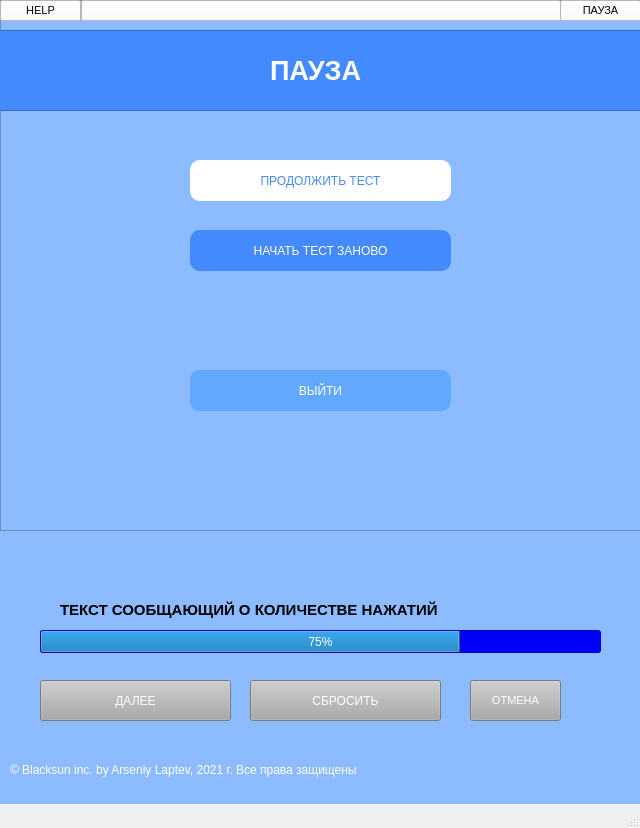
<?xml version="1.0" encoding="UTF-8"?>
<ui version="4.0">
 <class>MainWindow</class>
 <widget class="QMainWindow" name="MainWindow">
  <property name="enabled">
   <bool>true</bool>
  </property>
  <property name="geometry">
   <rect>
    <x>0</x>
    <y>0</y>
    <width>640</width>
    <height>828</height>
   </rect>
  </property>
  <property name="font">
   <font>
    <pointsize>12</pointsize>
   </font>
  </property>
  <property name="acceptDrops">
   <bool>false</bool>
  </property>
  <property name="windowTitle">
   <string>MainWindow</string>
  </property>
  <property name="animated">
   <bool>true</bool>
  </property>
  <widget class="QWidget" name="centralwidget">
   <widget class="QFrame" name="frame_test">
    <property name="enabled">
     <bool>true</bool>
    </property>
    <property name="geometry">
     <rect>
      <x>0</x>
      <y>0</y>
      <width>641</width>
      <height>811</height>
     </rect>
    </property>
    <property name="mouseTracking">
     <bool>false</bool>
    </property>
    <property name="visible">
     <bool>true</bool>
    </property>
    <property name="styleSheet">
     <string notr="true">background-color: rgb(140, 187, 255);</string>
    </property>
    <property name="frameShape">
     <enum>QFrame::NoFrame</enum>
    </property>
    <property name="frameShadow">
     <enum>QFrame::Raised</enum>
    </property>
    <property name="Geometry" stdset="0">
     <rect>
      <x>0</x>
      <y>0</y>
      <width>651</width>
      <height>621</height>
     </rect>
    </property>
    <widget class="QPushButton" name="ready">
     <property name="geometry">
      <rect>
       <x>40</x>
       <y>680</y>
       <width>191</width>
       <height>41</height>
      </rect>
     </property>
     <property name="styleSheet">
      <string notr="true">color: rgb(255, 255, 255);
background-color: rgb(171, 171, 171);</string>
     </property>
     <property name="text">
      <string>ДАЛЕЕ</string>
     </property>
    </widget>
    <widget class="QPushButton" name="drop">
     <property name="geometry">
      <rect>
       <x>250</x>
       <y>680</y>
       <width>191</width>
       <height>41</height>
      </rect>
     </property>
     <property name="styleSheet">
      <string notr="true">color: rgb(255, 255, 255);
background-color: rgb(171, 171, 171);
</string>
     </property>
     <property name="text">
      <string>СБРОСИТЬ</string>
     </property>
    </widget>
    <widget class="QProgressBar" name="progress">
     <property name="geometry">
      <rect>
       <x>40</x>
       <y>630</y>
       <width>561</width>
       <height>23</height>
      </rect>
     </property>
     <property name="styleSheet">
      <string notr="true">background: blue</string>
     </property>
     <property name="value">
      <number>75</number>
     </property>
    </widget>
    <widget class="QLabel" name="apple">
     <property name="geometry">
      <rect>
       <x>470</x>
       <y>550</y>
       <width>81</width>
       <height>101</height>
      </rect>
     </property>
     <property name="text">
      <string/>
     </property>
     <property name="pixmap">
      <pixmap>apple.png</pixmap>
     </property>
    </widget>
    <widget class="QLabel" name="test_info">
     <property name="geometry">
      <rect>
       <x>60</x>
       <y>600</y>
       <width>551</width>
       <height>20</height>
      </rect>
     </property>
     <property name="font">
      <font>
       <family>Microsoft YaHei UI</family>
       <pointsize>11</pointsize>
       <weight>75</weight>
       <bold>true</bold>
      </font>
     </property>
     <property name="text">
      <string>ТЕКСТ СООБЩАЮЩИЙ О КОЛИЧЕСТВЕ НАЖАТИЙ</string>
     </property>
    </widget>
    <widget class="QPushButton" name="backward">
     <property name="geometry">
      <rect>
       <x>470</x>
       <y>680</y>
       <width>91</width>
       <height>41</height>
      </rect>
     </property>
     <property name="font">
      <font>
       <pointsize>8</pointsize>
       <weight>50</weight>
       <bold>false</bold>
      </font>
     </property>
     <property name="styleSheet">
      <string notr="true">color: rgb(255, 255, 255);
background-color: rgb(171, 171, 171);
</string>
     </property>
     <property name="text">
      <string>ОТМЕНА</string>
     </property>
    </widget>
    <widget class="QScrollArea" name="scrollArea">
     <property name="geometry">
      <rect>
       <x>9</x>
       <y>29</y>
       <width>621</width>
       <height>511</height>
      </rect>
     </property>
     <property name="autoFillBackground">
      <bool>false</bool>
     </property>
     <property name="frameShape">
      <enum>QFrame::NoFrame</enum>
     </property>
     <property name="frameShadow">
      <enum>QFrame::Sunken</enum>
     </property>
     <property name="lineWidth">
      <number>0</number>
     </property>
     <property name="horizontalScrollBarPolicy">
      <enum>Qt::ScrollBarAsNeeded</enum>
     </property>
     <property name="widgetResizable">
      <bool>true</bool>
     </property>
     <widget class="QWidget" name="scrollAreaWidgetContents">
      <property name="geometry">
       <rect>
        <x>0</x>
        <y>0</y>
        <width>621</width>
        <height>511</height>
       </rect>
      </property>
     </widget>
    </widget>
    <widget class="QLabel" name="all_rights_reserved_3">
     <property name="geometry">
      <rect>
       <x>10</x>
       <y>760</y>
       <width>471</width>
       <height>20</height>
      </rect>
     </property>
     <property name="font">
      <font>
       <pointsize>9</pointsize>
      </font>
     </property>
     <property name="styleSheet">
      <string notr="true">color: rgb(255, 255, 255);</string>
     </property>
     <property name="text">
      <string>© Blacksun inc. by Arseniy Laptev, 2021 г. Все права защищены</string>
     </property>
    </widget>
    <zorder>ready</zorder>
    <zorder>drop</zorder>
    <zorder>test_info</zorder>
    <zorder>backward</zorder>
    <zorder>apple</zorder>
    <zorder>progress</zorder>
    <zorder>scrollArea</zorder>
    <zorder>all_rights_reserved_3</zorder>
   </widget>
   <widget class="QFrame" name="frame_result">
    <property name="geometry">
     <rect>
      <x>0</x>
      <y>0</y>
      <width>641</width>
      <height>811</height>
     </rect>
    </property>
    <property name="font">
     <font>
      <weight>50</weight>
      <bold>false</bold>
     </font>
    </property>
    <property name="visible">
     <bool>false</bool>
    </property>
    <property name="styleSheet">
     <string notr="true">background-color: rgb(140, 187, 255);</string>
    </property>
    <property name="frameShape">
     <enum>QFrame::StyledPanel</enum>
    </property>
    <property name="frameShadow">
     <enum>QFrame::Raised</enum>
    </property>
    <widget class="QTextBrowser" name="design_flag_3">
     <property name="geometry">
      <rect>
       <x>0</x>
       <y>0</y>
       <width>661</width>
       <height>81</height>
      </rect>
     </property>
     <property name="styleSheet">
      <string notr="true">background-color: rgb(68, 138, 255);</string>
     </property>
    </widget>
    <widget class="QLabel" name="congratulate_label">
     <property name="geometry">
      <rect>
       <x>60</x>
       <y>10</y>
       <width>521</width>
       <height>81</height>
      </rect>
     </property>
     <property name="font">
      <font>
       <family>Microsoft YaHei UI</family>
       <pointsize>20</pointsize>
       <weight>75</weight>
       <bold>true</bold>
      </font>
     </property>
     <property name="contextMenuPolicy">
      <enum>Qt::NoContextMenu</enum>
     </property>
     <property name="layoutDirection">
      <enum>Qt::LeftToRight</enum>
     </property>
     <property name="autoFillBackground">
      <bool>false</bool>
     </property>
     <property name="styleSheet">
      <string notr="true">background-color: rgba(0, 0, 0, 0);
color: rgb(255, 255, 255);</string>
     </property>
     <property name="text">
      <string>СПАСИБО ЗА ПРОХОЖДЕНИЕ ТЕСТА</string>
     </property>
     <property name="scaledContents">
      <bool>false</bool>
     </property>
     <property name="wordWrap">
      <bool>false</bool>
     </property>
    </widget>
    <widget class="QPushButton" name="test_results_btn">
     <property name="geometry">
      <rect>
       <x>190</x>
       <y>230</y>
       <width>261</width>
       <height>41</height>
      </rect>
     </property>
     <property name="styleSheet">
      <string notr="true">color: rgb(255, 255, 255);
background-color: rgb(68, 138, 255);
border-radius: 10px 10px;</string>
     </property>
     <property name="text">
      <string>РЕЗУЛЬТАТЫ ОПРОСА</string>
     </property>
    </widget>
    <widget class="QPushButton" name="users_btn">
     <property name="geometry">
      <rect>
       <x>190</x>
       <y>160</y>
       <width>261</width>
       <height>41</height>
      </rect>
     </property>
     <property name="styleSheet">
      <string notr="true">color: rgb(68, 138, 255);
background-color: rgb(255, 255, 255);
border-radius: 10px 10px;</string>
     </property>
     <property name="text">
      <string>ТОП ПОЛЬЗОВАТАЛЕЙ</string>
     </property>
     <property name="checkable">
      <bool>false</bool>
     </property>
     <property name="autoRepeat">
      <bool>false</bool>
     </property>
    </widget>
    <widget class="QPushButton" name="exit_btn_2">
     <property name="geometry">
      <rect>
       <x>190</x>
       <y>300</y>
       <width>261</width>
       <height>41</height>
      </rect>
     </property>
     <property name="styleSheet">
      <string notr="true">color: rgb(255, 255, 255);
background-color: rgb(98, 168, 255);
border-radius: 10px 10px;</string>
     </property>
     <property name="text">
      <string>ВЫЙТИ</string>
     </property>
    </widget>
    <widget class="QSpinBox" name="spinBox">
     <property name="geometry">
      <rect>
       <x>411</x>
       <y>240</y>
       <width>31</width>
       <height>21</height>
      </rect>
     </property>
     <property name="styleSheet">
      <string notr="true">color: rgb(255, 255, 255);
background-color: rgb(68, 138, 255);
border-radius: 10px 10px;</string>
     </property>
     <property name="keyboardTracking">
      <bool>false</bool>
     </property>
     <property name="prefix">
      <string extracomment="0"/>
     </property>
     <property name="minimum">
      <number>1</number>
     </property>
     <property name="maximum">
      <number>5</number>
     </property>
    </widget>
    <widget class="QTableView" name="tableView">
     <property name="geometry">
      <rect>
       <x>20</x>
       <y>360</y>
       <width>611</width>
       <height>411</height>
      </rect>
     </property>
     <property name="palette">
      <palette>
       <active>
        <colorrole role="Button">
         <brush brushstyle="SolidPattern">
          <color alpha="0">
           <red>255</red>
           <green>255</green>
           <blue>255</blue>
          </color>
         </brush>
        </colorrole>
        <colorrole role="Base">
         <brush brushstyle="NoBrush">
          <color alpha="255">
           <red>0</red>
           <green>0</green>
           <blue>0</blue>
          </color>
         </brush>
        </colorrole>
        <colorrole role="Window">
         <brush brushstyle="SolidPattern">
          <color alpha="0">
           <red>255</red>
           <green>255</green>
           <blue>255</blue>
          </color>
         </brush>
        </colorrole>
       </active>
       <inactive>
        <colorrole role="Button">
         <brush brushstyle="SolidPattern">
          <color alpha="0">
           <red>255</red>
           <green>255</green>
           <blue>255</blue>
          </color>
         </brush>
        </colorrole>
        <colorrole role="Base">
         <brush brushstyle="NoBrush">
          <color alpha="255">
           <red>0</red>
           <green>0</green>
           <blue>0</blue>
          </color>
         </brush>
        </colorrole>
        <colorrole role="Window">
         <brush brushstyle="SolidPattern">
          <color alpha="0">
           <red>255</red>
           <green>255</green>
           <blue>255</blue>
          </color>
         </brush>
        </colorrole>
       </inactive>
       <disabled>
        <colorrole role="Button">
         <brush brushstyle="SolidPattern">
          <color alpha="0">
           <red>255</red>
           <green>255</green>
           <blue>255</blue>
          </color>
         </brush>
        </colorrole>
        <colorrole role="Base">
         <brush brushstyle="NoBrush">
          <color alpha="255">
           <red>0</red>
           <green>0</green>
           <blue>0</blue>
          </color>
         </brush>
        </colorrole>
        <colorrole role="Window">
         <brush brushstyle="SolidPattern">
          <color alpha="0">
           <red>255</red>
           <green>255</green>
           <blue>255</blue>
          </color>
         </brush>
        </colorrole>
       </disabled>
      </palette>
     </property>
     <property name="layoutDirection">
      <enum>Qt::LeftToRight</enum>
     </property>
     <property name="autoFillBackground">
      <bool>false</bool>
     </property>
     <property name="styleSheet">
      <string notr="true">background-color: rgba(255, 255, 255, 0);
border-color: rgb(68, 138, 255);
border-radius: 20px 20px;</string>
     </property>
     <property name="frameShape">
      <enum>QFrame::NoFrame</enum>
     </property>
     <property name="sizeAdjustPolicy">
      <enum>QAbstractScrollArea::AdjustIgnored</enum>
     </property>
     <property name="editTriggers">
      <set>QAbstractItemView::AnyKeyPressed|QAbstractItemView::DoubleClicked|QAbstractItemView::EditKeyPressed</set>
     </property>
     <property name="gridStyle">
      <enum>Qt::DashLine</enum>
     </property>
    </widget>
    <widget class="QLabel" name="all_rights_reserved">
     <property name="geometry">
      <rect>
       <x>10</x>
       <y>790</y>
       <width>471</width>
       <height>20</height>
      </rect>
     </property>
     <property name="font">
      <font>
       <pointsize>9</pointsize>
      </font>
     </property>
     <property name="styleSheet">
      <string notr="true">color: rgb(255, 255, 255);</string>
     </property>
     <property name="text">
      <string>© Blacksun inc. by Arseniy Laptev, 2021 г. Все права защищены</string>
     </property>
    </widget>
   </widget>
   <widget class="QFrame" name="frame_reg">
    <property name="enabled">
     <bool>true</bool>
    </property>
    <property name="geometry">
     <rect>
      <x>0</x>
      <y>0</y>
      <width>641</width>
      <height>525</height>
     </rect>
    </property>
    <property name="visible">
     <bool>false</bool>
    </property>
    <property name="styleSheet">
     <string notr="true">background-color: rgb(140, 187, 255);</string>
    </property>
    <property name="frameShape">
     <enum>QFrame::StyledPanel</enum>
    </property>
    <property name="frameShadow">
     <enum>QFrame::Raised</enum>
    </property>
    <widget class="QLabel" name="hello_user">
     <property name="geometry">
      <rect>
       <x>20</x>
       <y>30</y>
       <width>601</width>
       <height>81</height>
      </rect>
     </property>
     <property name="font">
      <font>
       <family>Microsoft YaHei UI</family>
       <pointsize>18</pointsize>
       <weight>75</weight>
       <bold>true</bold>
      </font>
     </property>
     <property name="contextMenuPolicy">
      <enum>Qt::NoContextMenu</enum>
     </property>
     <property name="layoutDirection">
      <enum>Qt::LeftToRight</enum>
     </property>
     <property name="styleSheet">
      <string notr="true">background-color: rgba(0, 0, 0, 0);
color: rgb(255, 255, 255);</string>
     </property>
     <property name="text">
      <string>Добро пожаловать, уважаемый пользователь!</string>
     </property>
     <property name="scaledContents">
      <bool>false</bool>
     </property>
     <property name="wordWrap">
      <bool>false</bool>
     </property>
    </widget>
    <widget class="QPushButton" name="enter_btn">
     <property name="geometry">
      <rect>
       <x>190</x>
       <y>390</y>
       <width>251</width>
       <height>41</height>
      </rect>
     </property>
     <property name="styleSheet">
      <string notr="true">color: rgb(255, 255, 255);
background-color: rgb(68, 138, 255);
border-radius: 10px 10px;</string>
     </property>
     <property name="text">
      <string>ВОЙТИ</string>
     </property>
    </widget>
    <widget class="QLineEdit" name="name_input">
     <property name="geometry">
      <rect>
       <x>190</x>
       <y>150</y>
       <width>251</width>
       <height>31</height>
      </rect>
     </property>
     <property name="styleSheet">
      <string notr="true">background-color: rgb(255, 255, 255);
border-radius: 10px 10px;</string>
     </property>
     <property name="text">
      <string/>
     </property>
     <property name="cursorPosition">
      <number>0</number>
     </property>
    </widget>
    <widget class="QLineEdit" name="email_input">
     <property name="geometry">
      <rect>
       <x>190</x>
       <y>230</y>
       <width>251</width>
       <height>31</height>
      </rect>
     </property>
     <property name="styleSheet">
      <string notr="true">background-color: rgb(255, 255, 255);
border-radius: 10px 10px;</string>
     </property>
     <property name="text">
      <string/>
     </property>
     <property name="cursorPosition">
      <number>0</number>
     </property>
    </widget>
    <widget class="QLabel" name="name_label">
     <property name="geometry">
      <rect>
       <x>190</x>
       <y>120</y>
       <width>231</width>
       <height>31</height>
      </rect>
     </property>
     <property name="font">
      <font>
       <family>Microsoft YaHei UI</family>
       <pointsize>10</pointsize>
       <weight>75</weight>
       <bold>true</bold>
      </font>
     </property>
     <property name="contextMenuPolicy">
      <enum>Qt::NoContextMenu</enum>
     </property>
     <property name="layoutDirection">
      <enum>Qt::LeftToRight</enum>
     </property>
     <property name="autoFillBackground">
      <bool>false</bool>
     </property>
     <property name="styleSheet">
      <string notr="true">background-color: rgba(0, 0, 0, 0);</string>
     </property>
     <property name="text">
      <string>Введите имя и фамилию:</string>
     </property>
     <property name="scaledContents">
      <bool>false</bool>
     </property>
     <property name="wordWrap">
      <bool>false</bool>
     </property>
    </widget>
    <widget class="QLabel" name="email_label">
     <property name="geometry">
      <rect>
       <x>190</x>
       <y>200</y>
       <width>231</width>
       <height>31</height>
      </rect>
     </property>
     <property name="font">
      <font>
       <family>Microsoft YaHei UI</family>
       <pointsize>10</pointsize>
       <weight>75</weight>
       <bold>true</bold>
      </font>
     </property>
     <property name="contextMenuPolicy">
      <enum>Qt::NoContextMenu</enum>
     </property>
     <property name="layoutDirection">
      <enum>Qt::LeftToRight</enum>
     </property>
     <property name="autoFillBackground">
      <bool>false</bool>
     </property>
     <property name="styleSheet">
      <string notr="true">background-color: rgba(0, 0, 0, 0);</string>
     </property>
     <property name="text">
      <string>Введите почту:</string>
     </property>
     <property name="scaledContents">
      <bool>false</bool>
     </property>
     <property name="wordWrap">
      <bool>false</bool>
     </property>
    </widget>
    <widget class="QLabel" name="age_label">
     <property name="geometry">
      <rect>
       <x>190</x>
       <y>280</y>
       <width>231</width>
       <height>31</height>
      </rect>
     </property>
     <property name="font">
      <font>
       <family>Microsoft YaHei UI</family>
       <pointsize>10</pointsize>
       <weight>75</weight>
       <bold>true</bold>
      </font>
     </property>
     <property name="contextMenuPolicy">
      <enum>Qt::NoContextMenu</enum>
     </property>
     <property name="layoutDirection">
      <enum>Qt::LeftToRight</enum>
     </property>
     <property name="autoFillBackground">
      <bool>false</bool>
     </property>
     <property name="styleSheet">
      <string notr="true">background-color: rgba(0, 0, 0, 0);</string>
     </property>
     <property name="text">
      <string>Укажите возраст:</string>
     </property>
     <property name="scaledContents">
      <bool>false</bool>
     </property>
     <property name="wordWrap">
      <bool>false</bool>
     </property>
    </widget>
    <widget class="QSpinBox" name="age_input">
     <property name="geometry">
      <rect>
       <x>190</x>
       <y>310</y>
       <width>251</width>
       <height>31</height>
      </rect>
     </property>
     <property name="styleSheet">
      <string notr="true">color: rgb(0, 0, 0);
background-color: rgb(255, 255, 255);
border-radius: 4px 4px;</string>
     </property>
    </widget>
    <widget class="QTextBrowser" name="design_flag">
     <property name="geometry">
      <rect>
       <x>-20</x>
       <y>30</y>
       <width>661</width>
       <height>81</height>
      </rect>
     </property>
     <property name="styleSheet">
      <string notr="true">background-color: rgb(68, 138, 255);</string>
     </property>
    </widget>
    <widget class="QLabel" name="error">
     <property name="geometry">
      <rect>
       <x>190</x>
       <y>350</y>
       <width>161</width>
       <height>21</height>
      </rect>
     </property>
     <property name="styleSheet">
      <string notr="true">background-color: rgb(255, 110, 110);
border-radius: 6px 6px;</string>
     </property>
     <property name="text">
      <string>   Заполните все поля!</string>
     </property>
    </widget>
    <widget class="QLabel" name="all_rights_reserved_2">
     <property name="geometry">
      <rect>
       <x>130</x>
       <y>440</y>
       <width>371</width>
       <height>20</height>
      </rect>
     </property>
     <property name="font">
      <font>
       <pointsize>9</pointsize>
      </font>
     </property>
     <property name="styleSheet">
      <string notr="true">color: rgb(255, 255, 255);</string>
     </property>
     <property name="text">
      <string>© Blacksun inc. by Arseniy Laptev, 2021 г. Все права защищены</string>
     </property>
    </widget>
    <zorder>design_flag</zorder>
    <zorder>hello_user</zorder>
    <zorder>enter_btn</zorder>
    <zorder>name_input</zorder>
    <zorder>email_input</zorder>
    <zorder>name_label</zorder>
    <zorder>email_label</zorder>
    <zorder>age_label</zorder>
    <zorder>age_input</zorder>
    <zorder>error</zorder>
    <zorder>all_rights_reserved_2</zorder>
   </widget>
   <widget class="QFrame" name="frame_pause">
    <property name="enabled">
     <bool>true</bool>
    </property>
    <property name="geometry">
     <rect>
      <x>0</x>
      <y>0</y>
      <width>641</width>
      <height>531</height>
     </rect>
    </property>
    <property name="visible">
     <bool>false</bool>
    </property>
    <property name="styleSheet">
     <string notr="true">background-color: rgb(140, 187, 255);</string>
    </property>
    <property name="frameShape">
     <enum>QFrame::StyledPanel</enum>
    </property>
    <property name="frameShadow">
     <enum>QFrame::Raised</enum>
    </property>
    <widget class="QLabel" name="pause_label">
     <property name="geometry">
      <rect>
       <x>270</x>
       <y>30</y>
       <width>101</width>
       <height>81</height>
      </rect>
     </property>
     <property name="font">
      <font>
       <family>Microsoft YaHei UI</family>
       <pointsize>20</pointsize>
       <weight>75</weight>
       <bold>true</bold>
      </font>
     </property>
     <property name="contextMenuPolicy">
      <enum>Qt::NoContextMenu</enum>
     </property>
     <property name="layoutDirection">
      <enum>Qt::LeftToRight</enum>
     </property>
     <property name="autoFillBackground">
      <bool>false</bool>
     </property>
     <property name="styleSheet">
      <string notr="true">background-color: rgba(0, 0, 0, 0);
color: rgb(255, 255, 255);</string>
     </property>
     <property name="text">
      <string>ПАУЗА</string>
     </property>
     <property name="scaledContents">
      <bool>false</bool>
     </property>
     <property name="wordWrap">
      <bool>false</bool>
     </property>
    </widget>
    <widget class="QPushButton" name="exit_btn">
     <property name="geometry">
      <rect>
       <x>190</x>
       <y>370</y>
       <width>261</width>
       <height>41</height>
      </rect>
     </property>
     <property name="styleSheet">
      <string notr="true">color: rgb(255, 255, 255);
background-color: rgb(98, 168, 255);
border-radius: 10px 10px;</string>
     </property>
     <property name="text">
      <string>ВЫЙТИ</string>
     </property>
    </widget>
    <widget class="QTextBrowser" name="design_flag_2">
     <property name="geometry">
      <rect>
       <x>-20</x>
       <y>30</y>
       <width>661</width>
       <height>81</height>
      </rect>
     </property>
     <property name="styleSheet">
      <string notr="true">background-color: rgb(68, 138, 255);</string>
     </property>
    </widget>
    <widget class="QPushButton" name="continue_test">
     <property name="geometry">
      <rect>
       <x>190</x>
       <y>160</y>
       <width>261</width>
       <height>41</height>
      </rect>
     </property>
     <property name="styleSheet">
      <string notr="true">color: rgb(68, 138, 255);
background-color: rgb(255, 255, 255);
border-radius: 10px 10px;</string>
     </property>
     <property name="text">
      <string>ПРОДОЛЖИТЬ ТЕСТ</string>
     </property>
     <property name="checkable">
      <bool>false</bool>
     </property>
     <property name="autoRepeat">
      <bool>false</bool>
     </property>
    </widget>
    <widget class="QPushButton" name="start_again">
     <property name="geometry">
      <rect>
       <x>190</x>
       <y>230</y>
       <width>261</width>
       <height>41</height>
      </rect>
     </property>
     <property name="styleSheet">
      <string notr="true">color: rgb(255, 255, 255);
background-color: rgb(68, 138, 255);
border-radius: 10px 10px;</string>
     </property>
     <property name="text">
      <string>НАЧАТЬ ТЕСТ ЗАНОВО</string>
     </property>
    </widget>
    <zorder>exit_btn</zorder>
    <zorder>design_flag_2</zorder>
    <zorder>continue_test</zorder>
    <zorder>start_again</zorder>
    <zorder>pause_label</zorder>
   </widget>
   <widget class="QPushButton" name="btn_special">
    <property name="geometry">
     <rect>
      <x>560</x>
      <y>0</y>
      <width>81</width>
      <height>21</height>
     </rect>
    </property>
    <property name="font">
     <font>
      <pointsize>8</pointsize>
     </font>
    </property>
    <property name="styleSheet">
     <string notr="true">color: rgb(0, 0, 0);
background-color: rgb(255, 255, 255);</string>
    </property>
    <property name="text">
     <string>ПАУЗА</string>
    </property>
   </widget>
   <widget class="QPushButton" name="help_btn">
    <property name="geometry">
     <rect>
      <x>0</x>
      <y>0</y>
      <width>81</width>
      <height>21</height>
     </rect>
    </property>
    <property name="font">
     <font>
      <pointsize>8</pointsize>
     </font>
    </property>
    <property name="styleSheet">
     <string notr="true">color: rgb(0, 0, 0);
background-color: rgb(255, 255, 255);

</string>
    </property>
    <property name="text">
     <string>HELP</string>
    </property>
   </widget>
   <widget class="QPushButton" name="test_name">
    <property name="geometry">
     <rect>
      <x>81</x>
      <y>0</y>
      <width>480</width>
      <height>21</height>
     </rect>
    </property>
    <property name="font">
     <font>
      <pointsize>8</pointsize>
     </font>
    </property>
    <property name="styleSheet">
     <string notr="true">color: rgb(0, 0, 0);
background-color: rgb(255, 255, 255);

</string>
    </property>
    <property name="text">
     <string/>
    </property>
   </widget>
   <zorder>frame_result</zorder>
   <zorder>frame_reg</zorder>
   <zorder>frame_test</zorder>
   <zorder>frame_pause</zorder>
   <zorder>btn_special</zorder>
   <zorder>help_btn</zorder>
   <zorder>test_name</zorder>
  </widget>
  <widget class="QMenuBar" name="menubar">
   <property name="geometry">
    <rect>
     <x>0</x>
     <y>0</y>
     <width>640</width>
     <height>21</height>
    </rect>
   </property>
  </widget>
  <widget class="QStatusBar" name="statusbar"/>
 </widget>
 <resources/>
 <connections/>
</ui>
